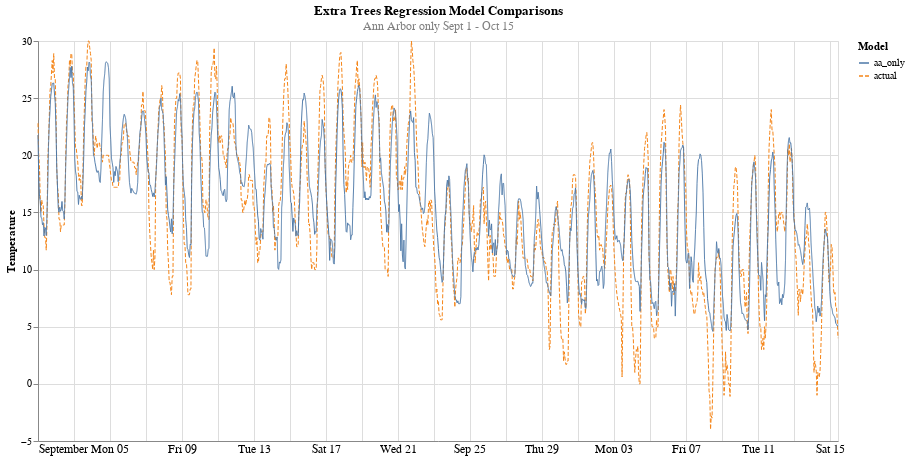

Notebook code cell kept with this figure:
### Code cell
alt.data_transformers.disable_max_rows()
alt.Chart(res[['time','actual','aa_only']].melt(id_vars='time')).mark_line(size=1).encode(
    x=alt.X('time:T', axis=alt.Axis(tickSize=0, labelFontSize=12),title=None),
    y=alt.Y('value:Q',title='Temperature'),
    color=alt.Color('variable',legend=alt.Legend(title='Model')),
    strokeDash='variable'
).properties(
    height=400,
    width=800,
    title={
      "text": ['Extra Trees Regression Model Comparisons'], 
      "subtitle": ["Ann Arbor only Sept 1 - Oct 15"],
      "color": "black",
      "subtitleColor": "gray"
    }
)

### Figure 1 — Vega-Lite specification as saved in the notebook (floating-point values rounded to 4 significant figures; data arrays with more than 128 entries replaced by an {"elided": "..."} marker saying what was removed)
{"config": {"view": {"continuousWidth": 400, "continuousHeight": 300}}, "data": {"name": "data-5234e86632f5638ac9c1f016275d347f"}, "mark": {"type": "line", "size": 1}, "encoding": {"color": {"field": "variable", "legend": {"title": "Model"}, "type": "nominal"}, "strokeDash": {"field": "variable", "type": "nominal"}, "x": {"axis": {"labelFontSize": 12, "tickSize": 0}, "field": "time", "title": null, "type": "temporal"}, "y": {"field": "value", "title": "Temperature", "type": "quantitative"}}, "height": 400, "title": {"text": ["Extra Trees Regression Model Comparisons"], "subtitle": ["Ann Arbor only Sept 1 - Oct 15"], "color": "black", "subtitleColor": "gray"}, "width": 800, "$schema": "https://vega.github.io/schema/vega-lite/v4.17.0.json", "datasets": {"data-5234e86632f5638ac9c1f016275d347f": {"elided": "2136 records"}}}
